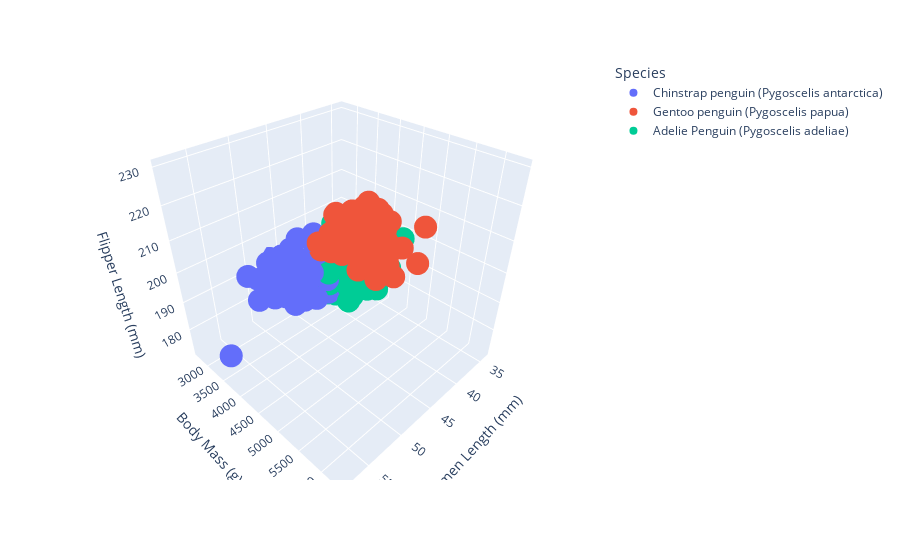

Notebook code cell kept with this figure:
### Code cell
import plotly.express as plotly
import matplotlib.pyplot as plt
import numpy as np
# Plot 3D scatter
fig = plotly.scatter_3d(
    X_train,
    x='Culmen Length (mm)',
    y='Body Mass (g)',
    z='Flipper Length (mm)',
    color='Species',
    hover_name='Species'
)


fig.show()
#bar plor of island population ratios
bar= data_summary[["Island_Biscoe", "Island_Dream", "Island_Torgersen"]].plot(
    kind="barh",
    stacked=True,
    figsize=(8, 6),
    colormap="viridis"
)

#labs :)
bar.set_title("Island Population Ratios by Penguin Species")
bar.set_ylabel("Population Ratio")
bar.set_xlabel("Species")
bar.legend(title="Island")
plt.tight_layout()

### Figure 1 — Plotly figure (JSON) as saved in the notebook; plotly's stock layout.template omitted (floating-point values rounded to 4 significant figures)
{"data": [{"hovertemplate": "<b>%{hovertext}</b><br><br>Species=Chinstrap penguin (Pygoscelis antarctica)<br>Culmen Length (mm)=%{x}<br>Body Mass (g)=%{y}<br>Flipper Length (mm)=%{z}<extra></extra>", "hovertext": ["Chinstrap penguin (Pygoscelis antarctica)", "Chinstrap penguin (Pygoscelis antarctica)", "Chinstrap penguin (Pygoscelis antarctica)", "Chinstrap penguin (Pygoscelis antarctica)", "Chinstrap penguin (Pygoscelis antarctica)", "Chinstrap penguin (Pygoscelis antarctica)", "Chinstrap penguin (Pygoscelis antarctica)", "Chinstrap penguin (Pygoscelis antarctica)", "Chinstrap penguin (Pygoscelis antarctica)", "Chinstrap penguin (Pygoscelis antarctica)", "Chinstrap penguin (Pygoscelis antarctica)", "Chinstrap penguin (Pygoscelis antarctica)", "Chinstrap penguin (Pygoscelis antarctica)", "Chinstrap penguin (Pygoscelis antarctica)", "Chinstrap penguin (Pygoscelis antarctica)", "Chinstrap penguin (Pygoscelis antarctica)", "Chinstrap penguin (Pygoscelis antarctica)", "Chinstrap penguin (Pygoscelis antarctica)", "Chinstrap penguin (Pygoscelis antarctica)", "Chinstrap penguin (Pygoscelis antarctica)", "Chinstrap penguin (Pygoscelis antarctica)", "Chinstrap penguin (Pygoscelis antarctica)", "Chinstrap penguin (Pygoscelis antarctica)", "Chinstrap penguin (Pygoscelis antarctica)", "Chinstrap penguin (Pygoscelis antarctica)", "Chinstrap penguin (Pygoscelis antarctica)", "Chinstrap penguin (Pygoscelis antarctica)", "Chinstrap penguin (Pygoscelis antarctica)", "Chinstrap penguin (Pygoscelis antarctica)", "Chinstrap penguin (Pygoscelis antarctica)", "Chinstrap penguin (Pygoscelis antarctica)", "Chinstrap penguin (Pygoscelis antarctica)", "Chinstrap penguin (Pygoscelis antarctica)", "Chinstrap penguin (Pygoscelis antarctica)", "Chinstrap penguin (Pygoscelis antarctica)", "Chinstrap penguin (Pygoscelis antarctica)", "Chinstrap penguin (Pygoscelis antarctica)", "Chinstrap penguin (Pygoscelis antarctica)", "Chinstrap penguin (Pygoscelis antarctica)", "Chinstrap penguin (Pygoscelis antarctica)", "Chinstrap penguin (Pygoscelis antarctica)", "Chinstrap penguin (Pygoscelis antarctica)", "Chinstrap penguin (Pygoscelis antarctica)", "Chinstrap penguin (Pygoscelis antarctica)", "Chinstrap penguin (Pygoscelis antarctica)", "Chinstrap penguin (Pygoscelis antarctica)", "Chinstrap penguin (Pygoscelis antarctica)", "Chinstrap penguin (Pygoscelis antarctica)", "Chinstrap penguin (Pygoscelis antarctica)", "Chinstrap penguin (Pygoscelis antarctica)", "Chinstrap penguin (Pygoscelis antarctica)", "Chinstrap penguin (Pygoscelis antarctica)", "Chinstrap penguin (Pygoscelis antarctica)", "Chinstrap penguin (Pygoscelis antarctica)", "Chinstrap penguin (Pygoscelis antarctica)", "Chinstrap penguin (Pygoscelis antarctica)"], "legendgroup": "Chinstrap penguin (Pygoscelis antarctica)", "marker": {"color": "#636efa", "symbol": "circle"}, "mode": "markers", "name": "Chinstrap penguin (Pygoscelis antarctica)", "scene": "scene", "showlegend": true, "type": "scatter3d", "x": [40.9, 49.0, 51.0, 52.8, 46.1, 49.7, 58.0, 46.9, 50.1, 52.2, 46.0, 51.7, 45.7, 49.0, 42.5, 45.2, 50.8, 49.3, 53.5, 52.0, 45.5, 46.5, 47.5, 55.8, 49.6, 52.0, 54.2, 50.8, 46.4, 50.9, 47.0, 52.0, 43.5, 51.3, 43.2, 45.9, 49.2, 51.4, 45.2, 46.6, 50.5, 45.7, 45.6, 51.3, 50.5, 48.1, 50.2, 49.8, 51.3, 46.7, 50.9, 46.8, 45.4, 47.6, 51.5, 42.4], "y": [3200.0, 3950.0, 4100.0, 4550.0, 3250.0, 3600.0, 3700.0, 2700.0, 3400.0, 3450.0, 4150.0, 3775.0, 3600.0, 4300.0, 3350.0, 3950.0, 4450.0, 4050.0, 4500.0, 4150.0, 3500.0, 3500.0, 3900.0, 4000.0, 3775.0, 4050.0, 4300.0, 4100.0, 3450.0, 3675.0, 3700.0, 4800.0, 3400.0, 3650.0, 2900.0, 3575.0, 4400.0, 3950.0, 3250.0, 3800.0, 3400.0, 3650.0, 3525.0, 3750.0, 4050.0, 3325.0, 3775.0, 3675.0, 3700.0, 3300.0, 3550.0, 3650.0, 3525.0, 3850.0, 3250.0, 3600.0], "z": [187.0, 210.0, 203.0, 205.0, 178.0, 195.0, 181.0, 192.0, 190.0, 197.0, 195.0, 194.0, 193.0, 212.0, 187.0, 198.0, 201.0, 203.0, 205.0, 197.0, 196.0, 192.0, 199.0, 207.0, 193.0, 201.0, 201.0, 210.0, 190.0, 196.0, 185.0, 210.0, 202.0, 193.0, 187.0, 190.0, 195.0, 201.0, 191.0, 193.0, 200.0, 195.0, 194.0, 197.0, 201.0, 199.0, 198.0, 198.0, 198.0, 195.0, 196.0, 189.0, 188.0, 195.0, 187.0, 181.0]}, {"hovertemplate": "<b>%{hovertext}</b><br><br>Species=Gentoo penguin (Pygoscelis papua)<br>Culmen Length (mm)=%{x}<br>Body Mass (g)=%{y}<br>Flipper Length (mm)=%{z}<extra></extra>", "hovertext": ["Gentoo penguin (Pygoscelis papua)", "Gentoo penguin (Pygoscelis papua)", "Gentoo penguin (Pygoscelis papua)", "Gentoo penguin (Pygoscelis papua)", "Gentoo penguin (Pygoscelis papua)", "Gentoo penguin (Pygoscelis papua)", "Gentoo penguin (Pygoscelis papua)", "Gentoo penguin (Pygoscelis papua)", "Gentoo penguin (Pygoscelis papua)", "Gentoo penguin (Pygoscelis papua)", "Gentoo penguin (Pygoscelis papua)", "Gentoo penguin (Pygoscelis papua)", "Gentoo penguin (Pygoscelis papua)", "Gentoo penguin (Pygoscelis papua)", "Gentoo penguin (Pygoscelis papua)", "Gentoo penguin (Pygoscelis papua)", "Gentoo penguin (Pygoscelis papua)", "Gentoo penguin (Pygoscelis papua)", "Gentoo penguin (Pygoscelis papua)", "Gentoo penguin (Pygoscelis papua)", "Gentoo penguin (Pygoscelis papua)", "Gentoo penguin (Pygoscelis papua)", "Gentoo penguin (Pygoscelis papua)", "Gentoo penguin (Pygoscelis papua)", "Gentoo penguin (Pygoscelis papua)", "Gentoo penguin (Pygoscelis papua)", "Gentoo penguin (Pygoscelis papua)", "Gentoo penguin (Pygoscelis papua)", "Gentoo penguin (Pygoscelis papua)", "Gentoo penguin (Pygoscelis papua)", "Gentoo penguin (Pygoscelis papua)", "Gentoo penguin (Pygoscelis papua)", "Gentoo penguin (Pygoscelis papua)", "Gentoo penguin (Pygoscelis papua)", "Gentoo penguin (Pygoscelis papua)", "Gentoo penguin (Pygoscelis papua)", "Gentoo penguin (Pygoscelis papua)", "Gentoo penguin (Pygoscelis papua)", "Gentoo penguin (Pygoscelis papua)", "Gentoo penguin (Pygoscelis papua)", "Gentoo penguin (Pygoscelis papua)", "Gentoo penguin (Pygoscelis papua)", "Gentoo penguin (Pygoscelis papua)", "Gentoo penguin (Pygoscelis papua)", "Gentoo penguin (Pygoscelis papua)", "Gentoo penguin (Pygoscelis papua)", "Gentoo penguin (Pygoscelis papua)", "Gentoo penguin (Pygoscelis papua)", "Gentoo penguin (Pygoscelis papua)", "Gentoo penguin (Pygoscelis papua)", "Gentoo penguin (Pygoscelis papua)", "Gentoo penguin (Pygoscelis papua)", "Gentoo penguin (Pygoscelis papua)", "Gentoo penguin (Pygoscelis papua)", "Gentoo penguin (Pygoscelis papua)", "Gentoo penguin (Pygoscelis papua)", "Gentoo penguin (Pygoscelis papua)", "Gentoo penguin (Pygoscelis papua)", "Gentoo penguin (Pygoscelis papua)", "Gentoo penguin (Pygoscelis papua)", "Gentoo penguin (Pygoscelis papua)", "Gentoo penguin (Pygoscelis papua)", "Gentoo penguin (Pygoscelis papua)", "Gentoo penguin (Pygoscelis papua)", "Gentoo penguin (Pygoscelis papua)", "Gentoo penguin (Pygoscelis papua)", "Gentoo penguin (Pygoscelis papua)", "Gentoo penguin (Pygoscelis papua)", "Gentoo penguin (Pygoscelis papua)", "Gentoo penguin (Pygoscelis papua)", "Gentoo penguin (Pygoscelis papua)", "Gentoo penguin (Pygoscelis papua)", "Gentoo penguin (Pygoscelis papua)", "Gentoo penguin (Pygoscelis papua)", "Gentoo penguin (Pygoscelis papua)", "Gentoo penguin (Pygoscelis papua)", "Gentoo penguin (Pygoscelis papua)", "Gentoo penguin (Pygoscelis papua)", "Gentoo penguin (Pygoscelis papua)", "Gentoo penguin (Pygoscelis papua)", "Gentoo penguin (Pygoscelis papua)", "Gentoo penguin (Pygoscelis papua)", "Gentoo penguin (Pygoscelis papua)", "Gentoo penguin (Pygoscelis papua)", "Gentoo penguin (Pygoscelis papua)", "Gentoo penguin (Pygoscelis papua)", "Gentoo penguin (Pygoscelis papua)", "Gentoo penguin (Pygoscelis papua)", "Gentoo penguin (Pygoscelis papua)", "Gentoo penguin (Pygoscelis papua)", "Gentoo penguin (Pygoscelis papua)", "Gentoo penguin (Pygoscelis papua)"], "legendgroup": "Gentoo penguin (Pygoscelis papua)", "marker": {"color": "#EF553B", "symbol": "circle"}, "mode": "markers", "name": "Gentoo penguin (Pygoscelis papua)", "scene": "scene", "showlegend": true, "type": "scatter3d", "x": [50.0, 45.8, 47.2, 45.7, 49.1, 48.1, 42.9, 49.5, 46.1, 42.8, 49.6, 45.4, 48.2, 44.9, 50.4, 45.1, 50.5, 40.9, 45.1, 44.9, 48.4, 46.5, 44.4, 42.7, 49.1, 45.2, 42.6, 51.5, 50.1, 45.5, 45.3, 48.8, 50.4, 48.5, 46.4, 49.2, 47.8, 43.6, 52.2, 43.3, 43.8, 51.1, 47.5, 46.8, 50.8, 49.0, 45.5, 51.3, 46.3, 45.5, 46.2, 46.1, 45.3, 45.2, 46.6, 43.4, 46.5, 42.0, 43.2, 49.1, 50.0, 45.1, 45.2, 50.0, 43.5, 52.1, 49.9, 48.7, 46.8, 50.5, 46.5, 48.4, 48.7, 49.8, 45.0, 49.4, 47.5, 44.5, 50.0, 45.5, 46.2, 46.2, 45.2, 47.2, 45.8, 46.5, 49.3, 55.9, 50.7, 43.5, 46.7, 51.1], "y": [5700.0, 4200.0, 4975.0, 4400.0, 5150.0, 5500.0, 5000.0, 5650.0, 4500.0, 4700.0, 5700.0, 4800.0, 4600.0, 4750.0, 5750.0, 4400.0, 5000.0, 4650.0, 5050.0, 5100.0, 5400.0, 5200.0, 5250.0, 3950.0, 4625.0, 5200.0, 4950.0, 5500.0, 5000.0, 4750.0, 4300.0, 6000.0, 5550.0, 5300.0, 4700.0, 6300.0, 5650.0, 4900.0, 5400.0, 4575.0, 4300.0, 6000.0, 4875.0, 4850.0, 5600.0, 5550.0, 5000.0, 5300.0, 5050.0, 4650.0, 5300.0, 5100.0, 4200.0, 5950.0, 4850.0, 4600.0, 4400.0, 4150.0, 4450.0, 5500.0, 5350.0, 5000.0, 5300.0, 5700.0, 4650.0, 5550.0, 5400.0, 5350.0, 5150.0, 5400.0, 4900.0, 5850.0, 4450.0, 5700.0, 5050.0, 4925.0, 4950.0, 4850.0, 5550.0, 4200.0, 4800.0, 4375.0, 4750.0, 4925.0, 4700.0, 4550.0, 5850.0, 5600.0, 5550.0, 4700.0, 5200.0, 5250.0], "z": [218.0, 210.0, 215.0, 214.0, 220.0, 209.0, 215.0, 224.0, 211.0, 209.0, 225.0, 211.0, 210.0, 212.0, 222.0, 210.0, 216.0, 214.0, 207.0, 213.0, 220.0, 217.0, 219.0, 208.0, 212.0, 212.0, 213.0, 230.0, 225.0, 212.0, 210.0, 222.0, 224.0, 220.0, 216.0, 221.0, 215.0, 217.0, 228.0, 208.0, 208.0, 220.0, 212.0, 215.0, 228.0, 216.0, 220.0, 218.0, 215.0, 214.0, 221.0, 215.0, 208.0, 223.0, 210.0, 218.0, 213.0, 210.0, 208.0, 228.0, 224.0, 215.0, 215.0, 230.0, 213.0, 230.0, 213.0, 222.0, 215.0, 225.0, 217.0, 213.0, 210.0, 230.0, 220.0, 216.0, 218.0, 214.0, 220.0, 210.0, 209.0, 217.0, 215.0, 214.0, 219.0, 210.0, 217.0, 228.0, 223.0, 220.0, 219.0, 225.0]}, {"hovertemplate": "<b>%{hovertext}</b><br><br>Species=Adelie Penguin (Pygoscelis adeliae)<br>Culmen Length (mm)=%{x}<br>Body Mass (g)=%{y}<br>Flipper Length (mm)=%{z}<extra></extra>", "hovertext": ["Adelie Penguin (Pygoscelis adeliae)", "Adelie Penguin (Pygoscelis adeliae)", "Adelie Penguin (Pygoscelis adeliae)", "Adelie Penguin (Pygoscelis adeliae)", "Adelie Penguin (Pygoscelis adeliae)", "Adelie Penguin (Pygoscelis adeliae)", "Adelie Penguin (Pygoscelis adeliae)", "Adelie Penguin (Pygoscelis adeliae)", "Adelie Penguin (Pygoscelis adeliae)", "Adelie Penguin (Pygoscelis adeliae)", "Adelie Penguin (Pygoscelis adeliae)", "Adelie Penguin (Pygoscelis adeliae)", "Adelie Penguin (Pygoscelis adeliae)", "Adelie Penguin (Pygoscelis adeliae)", "Adelie Penguin (Pygoscelis adeliae)", "Adelie Penguin (Pygoscelis adeliae)", "Adelie Penguin (Pygoscelis adeliae)", "Adelie Penguin (Pygoscelis adeliae)", "Adelie Penguin (Pygoscelis adeliae)", "Adelie Penguin (Pygoscelis adeliae)", "Adelie Penguin (Pygoscelis adeliae)", "Adelie Penguin (Pygoscelis adeliae)", "Adelie Penguin (Pygoscelis adeliae)", "Adelie Penguin (Pygoscelis adeliae)", "Adelie Penguin (Pygoscelis adeliae)", "Adelie Penguin (Pygoscelis adeliae)", "Adelie Penguin (Pygoscelis adeliae)", "Adelie Penguin (Pygoscelis adeliae)", "Adelie Penguin (Pygoscelis adeliae)", "Adelie Penguin (Pygoscelis adeliae)", "Adelie Penguin (Pygoscelis adeliae)", "Adelie Penguin (Pygoscelis adeliae)", "Adelie Penguin (Pygoscelis adeliae)", "Adelie Penguin (Pygoscelis adeliae)", "Adelie Penguin (Pygoscelis adeliae)", "Adelie Penguin (Pygoscelis adeliae)", "Adelie Penguin (Pygoscelis adeliae)", "Adelie Penguin (Pygoscelis adeliae)", "Adelie Penguin (Pygoscelis adeliae)", "Adelie Penguin (Pygoscelis adeliae)", "Adelie Penguin (Pygoscelis adeliae)", "Adelie Penguin (Pygoscelis adeliae)", "Adelie Penguin (Pygoscelis adeliae)", "Adelie Penguin (Pygoscelis adeliae)", "Adelie Penguin (Pygoscelis adeliae)", "Adelie Penguin (Pygoscelis adeliae)", "Adelie Penguin (Pygoscelis adeliae)", "Adelie Penguin (Pygoscelis adeliae)", "Adelie Penguin (Pygoscelis adeliae)", "Adelie Penguin (Pygoscelis adeliae)", "Adelie Penguin (Pygoscelis adeliae)", "Adelie Penguin (Pygoscelis adeliae)", "Adelie Penguin (Pygoscelis adeliae)", "Adelie Penguin (Pygoscelis adeliae)", "Adelie Penguin (Pygoscelis adeliae)", "Adelie Penguin (Pygoscelis adeliae)", "Adelie Penguin (Pygoscelis adeliae)", "Adelie Penguin (Pygoscelis adeliae)", "Adelie Penguin (Pygoscelis adeliae)", "Adelie Penguin (Pygoscelis adeliae)", "Adelie Penguin (Pygoscelis adeliae)", "Adelie Penguin (Pygoscelis adeliae)", "Adelie Penguin (Pygoscelis adeliae)", "Adelie Penguin (Pygoscelis adeliae)", "Adelie Penguin (Pygoscelis adeliae)", "Adelie Penguin (Pygoscelis adeliae)", "Adelie Penguin (Pygoscelis adeliae)", "Adelie Penguin (Pygoscelis adeliae)", "Adelie Penguin (Pygoscelis adeliae)", "Adelie Penguin (Pygoscelis adeliae)", "Adelie Penguin (Pygoscelis adeliae)", "Adelie Penguin (Pygoscelis adeliae)", "Adelie Penguin (Pygoscelis adeliae)", "Adelie Penguin (Pygoscelis adeliae)", "Adelie Penguin (Pygoscelis adeliae)", "Adelie Penguin (Pygoscelis adeliae)", "Adelie Penguin (Pygoscelis adeliae)", "Adelie Penguin (Pygoscelis adeliae)", "Adelie Penguin (Pygoscelis adeliae)", "Adelie Penguin (Pygoscelis adeliae)", "Adelie Penguin (Pygoscelis adeliae)", "Adelie Penguin (Pygoscelis adeliae)", "Adelie Penguin (Pygoscelis adeliae)", "Adelie Penguin (Pygoscelis adeliae)", "Adelie Penguin (Pygoscelis adeliae)", "Adelie Penguin (Pygoscelis adeliae)", "Adelie Penguin (Pygoscelis adeliae)", "Adelie Penguin (Pygoscelis adeliae)", "Adelie Penguin (Pygoscelis adeliae)", "Adelie Penguin (Pygoscelis adeliae)", "Adelie Penguin (Pygoscelis adeliae)", "Adelie Penguin (Pygoscelis adeliae)", "Adelie Penguin (Pygoscelis adeliae)", "Adelie Penguin (Pygoscelis adeliae)", "Adelie Penguin (Pygoscelis adeliae)", "Adelie Penguin (Pygoscelis adeliae)", "Adelie Penguin (Pygoscelis adeliae)", "Adelie Penguin (Pygoscelis adeliae)", "Adelie Penguin (Pygoscelis adeliae)", "Adelie Penguin (Pygoscelis adeliae)", "Adelie Penguin (Pygoscelis adeliae)", "Adelie Penguin (Pygoscelis adeliae)", "Adelie Penguin (Pygoscelis adeliae)", "Adelie Penguin (Pygoscelis adeliae)", "Adelie Penguin (Pygoscelis adeliae)", "Adelie Penguin (Pygoscelis adeliae)", "Adelie Penguin (Pygoscelis adeliae)", "Adelie Penguin (Pygoscelis adeliae)"], "legendgroup": "Adelie Penguin (Pygoscelis adeliae)", "marker": {"color": "#00cc96", "symbol": "circle"}, "mode": "markers", "name": "Adelie Penguin (Pygoscelis adeliae)", "scene": "scene", "showlegend": true, "type": "scatter3d", "x": [41.1, 34.6, 34.0, 41.1, 42.1, 35.7, 38.8, 39.0, 34.4, 39.6, 42.2, 37.9, 35.1, 38.3, 37.3, 41.1, 40.9, 38.1, 37.6, 35.7, 40.1, 37.0, 43.1, 40.5, 41.5, 36.0, 35.0, 37.7, 40.7, 40.5, 39.0, 42.0, 37.9, 37.0, 41.4, 36.8, 37.7, 42.5, 36.4, 46.0, 38.5, 42.2, 42.9, 36.2, 40.2, 39.7, 38.8, 34.6, 36.7, 38.9, 34.5, 37.2, 36.6, 39.7, 37.6, 35.3, 36.0, 42.3, 36.0, 41.0, 44.1, 38.1, 38.8, 35.5, 45.6, 37.5, 37.3, 36.0, 40.2, 37.2, 43.2, 36.4, 41.1, 35.2, 36.3, 35.7, 40.8, 44.1, 37.8, 39.0, 39.2, 37.3, 38.2, 41.1, 45.8, 42.8, 38.6, 40.3, 41.3, 39.5, 35.9, 40.6, 40.9, 36.2, 38.9, 40.2, 40.6, 41.4, 39.2, 39.6, 39.7, 41.8, 38.6, 39.2, 40.6, 35.9, 39.5, 36.7], "y": [4050.0, 4400.0, 3400.0, 3900.0, 4000.0, 3350.0, 3950.0, 3550.0, 3325.0, 4450.0, 3550.0, 2925.0, 4200.0, 3950.0, 3000.0, 4300.0, 3900.0, 3700.0, 3750.0, 3550.0, 4300.0, 3000.0, 3500.0, 3950.0, 4000.0, 3100.0, 3450.0, 3600.0, 3725.0, 3200.0, 3050.0, 4050.0, 3150.0, 3400.0, 3700.0, 3500.0, 3075.0, 4500.0, 3325.0, 4200.0, 3325.0, 4275.0, 4700.0, 3150.0, 3450.0, 4250.0, 3275.0, 3200.0, 3800.0, 3600.0, 2900.0, 3900.0, 3475.0, 3550.0, 3600.0, 3800.0, 3450.0, 4150.0, 3700.0, 4725.0, 4000.0, 3175.0, 3800.0, 3350.0, 4600.0, 4475.0, 3350.0, 3450.0, 3975.0, 3900.0, 4100.0, 2850.0, 3325.0, 3050.0, 3800.0, 3150.0, 4300.0, 4400.0, 4250.0, 3650.0, 4675.0, 3775.0, 3950.0, 4100.0, 4150.0, 4250.0, 2900.0, 3250.0, 4400.0, 3250.0, 3800.0, 4000.0, 3700.0, 3300.0, 3625.0, 3400.0, 3800.0, 3875.0, 4150.0, 3900.0, 3900.0, 4450.0, 3750.0, 4250.0, 3475.0, 3050.0, 3300.0, 3450.0], "z": [192.0, 198.0, 185.0, 190.0, 195.0, 189.0, 190.0, 186.0, 184.0, 186.0, 180.0, 193.0, 193.0, 189.0, 192.0, 205.0, 184.0, 190.0, 194.0, 202.0, 188.0, 185.0, 197.0, 180.0, 201.0, 186.0, 190.0, 180.0, 190.0, 187.0, 191.0, 200.0, 172.0, 185.0, 191.0, 193.0, 183.0, 197.0, 195.0, 194.0, 190.0, 197.0, 196.0, 187.0, 176.0, 193.0, 191.0, 189.0, 187.0, 190.0, 187.0, 178.0, 184.0, 184.0, 185.0, 187.0, 195.0, 191.0, 187.0, 203.0, 210.0, 181.0, 180.0, 195.0, 191.0, 199.0, 191.0, 190.0, 200.0, 184.0, 192.0, 184.0, 189.0, 186.0, 190.0, 185.0, 208.0, 196.0, 190.0, 185.0, 195.0, 199.0, 185.0, 188.0, 197.0, 195.0, 188.0, 195.0, 195.0, 178.0, 189.0, 199.0, 191.0, 187.0, 181.0, 193.0, 193.0, 202.0, 196.0, 191.0, 190.0, 198.0, 199.0, 190.0, 187.0, 190.0, 188.0, 193.0]}], "layout": {"legend": {"title": {"text": "Species"}, "tracegroupgap": 0}, "margin": {"t": 60}, "scene": {"domain": {"x": [0, 1], "y": [0, 1]}, "xaxis": {"title": {"text": "Culmen Length (mm)"}}, "yaxis": {"title": {"text": "Body Mass (g)"}}, "zaxis": {"title": {"text": "Flipper Length (mm)"}}}}}
